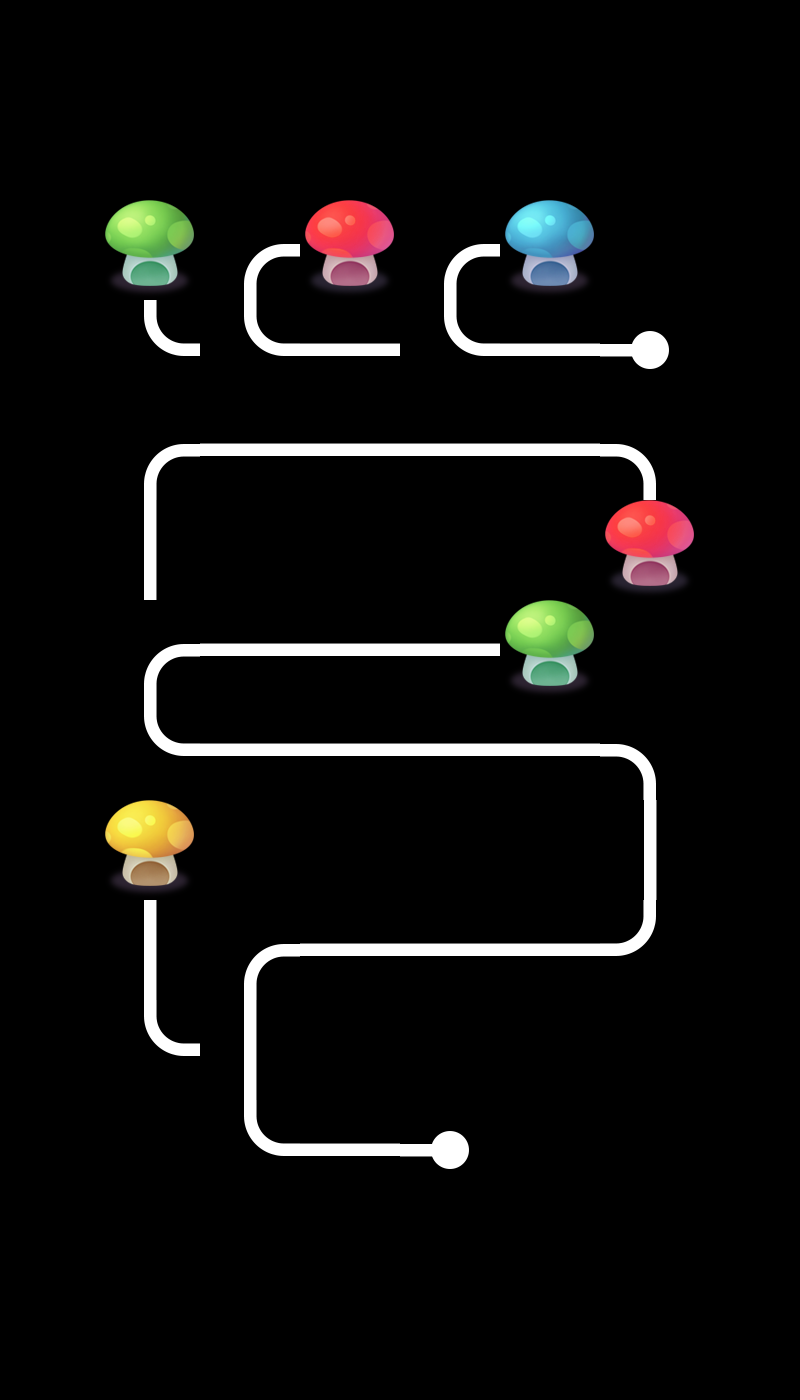

The image is a tile-based game level rendered from a .tmx file. Its description and source (layers, tilesets, objects; grid data summarised) follow:
An orthogonal 8x14 tile map with 100x100 px tiles, 2 tile layers (layer0, layer1), 2 tilesets and 4 objects.

<map version="1.0" orientation="orthogonal" renderorder="right-down" width="8" height="14" tilewidth="100" tileheight="100" nextobjectid="5">
 <tileset firstgid="1" name="tiled" tilewidth="100" tileheight="100">
  <image source="tiled.png" width="500" height="400" />
 </tileset>
 <tileset firstgid="21" name="tiled" tilewidth="100" tileheight="100">
  <image source="tiled.png" width="500" height="400" />
 </tileset>
 <layer name="layer0" width="8" height="14">
  <data>[112 cells, 32 non-empty, 10 distinct tile ids]</data>
 </layer>
 <layer name="layer1" width="8" height="14">
  <data>[112 cells, 11 non-empty, 7 distinct tile ids]</data>
 </layer>
 <objectgroup name="object1">
  <object id="1" x="218.182" y="1024.24" width="54.5455" height="51.5152">
   <properties>
    <property name="id" value="0" />
   </properties>
  </object>
  <object id="2" x="127.273" y="618.182" width="48.4848" height="57.5758">
   <properties>
    <property name="id" value="1" />
   </properties>
  </object>
  <object id="3" x="418.182" y="324.242" width="60.6061" height="48.4848">
   <properties>
    <property name="id" value="3" />
   </properties>
  </object>
  <object id="4" x="221.212" y="312.121" width="60.6061" height="57.5758">
   <properties>
    <property name="id" value="2" />
   </properties>
  </object>
 </objectgroup>
</map>
